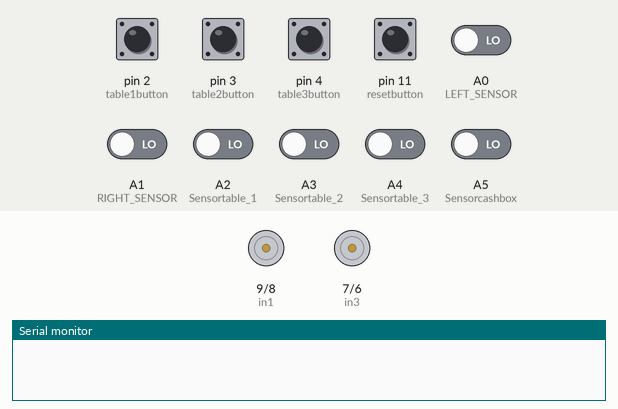
This sketch was run on a simulated Arduino Uno, built with avr-gcc and run on an emulated ATmega328P. On the bench: motor-driver pin pairs drawn as motors (green arrow = first pin HIGH = forward, orange = second pin HIGH = backward, longer = more drive, scaled by the enable pin), the last lines printed to the serial monitor. The test bench sets the inputs (shaded band); at power-on: pin 2 (table1button), pin 3 (table2button), pin 4 (table3button), pin 11 (resetbutton) HIGH, A0 (LEFT_SENSOR), A1 (RIGHT_SENSOR), A2 (Sensortable_1), A3 (Sensortable_2), A4 (Sensortable_3), A5 (Sensorcashbox) LOW.

Above: at 1.2 s.
1.3 s: pin 2 (table1button) pulled LOW for 0.15 s
3.2 s: A0 (LEFT_SENSOR) driven HIGH
At 3.5 s:
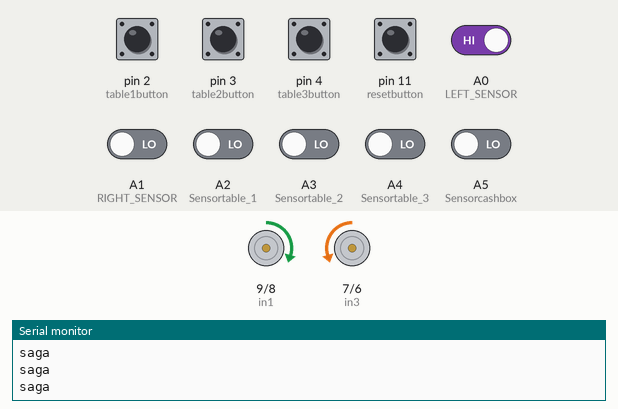
4.7 s: A1 (RIGHT_SENSOR) driven HIGH
At 5.8 s:
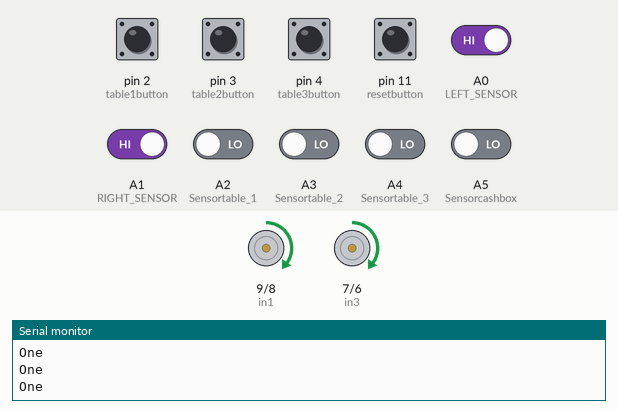
6.2 s: A2 (Sensortable_1) driven HIGH
At 6.8 s:
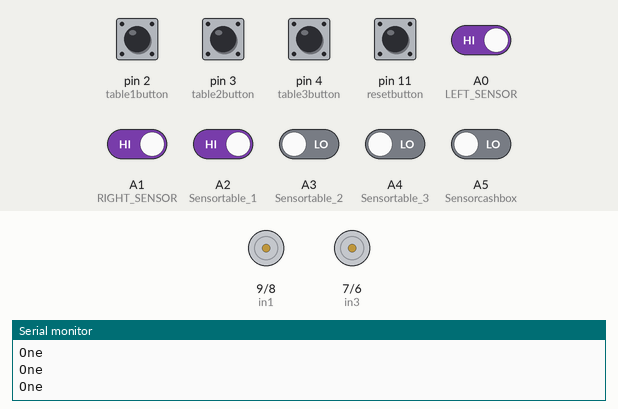
7.7 s: A2 (Sensortable_1) driven LOW
At 9.0 s:
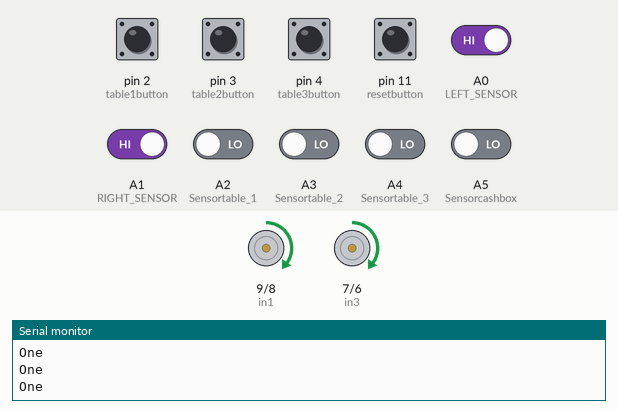
10.7 s: A0 (LEFT_SENSOR) driven LOW
At 11.5 s:
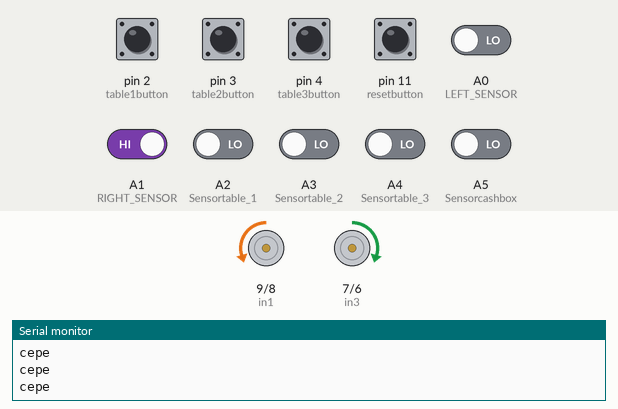
Timing chart, 0 to 13.2 s (numbered marks = the images above; inputs shaded):
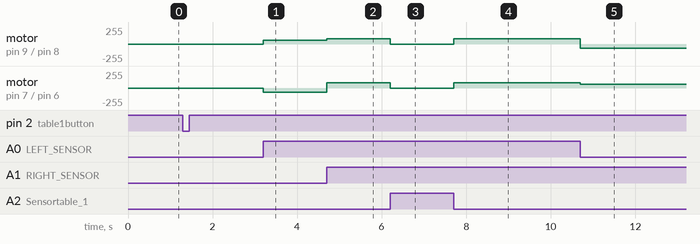

Measured:
- after the input at 3.2 s, motor on pin 9 (in1) / pin 8 (in2): stopped → forward 60/255 at once; motor on pin 7 (in3) / pin 6 (in4): stopped → backward 60/255 at once
- after the input at 4.7 s, motor on pin 9 (in1) / pin 8 (in2): forward 60/255 → forward 80/255 at once; motor on pin 7 (in3) / pin 6 (in4): backward 60/255 → forward 80/255 at once
- after the input at 6.2 s, motor on pin 9 (in1) / pin 8 (in2), motor on pin 7 (in3) / pin 6 (in4): forward 80/255 → stopped at once
- after the input at 7.7 s, motor on pin 9 (in1) / pin 8 (in2), motor on pin 7 (in3) / pin 6 (in4): stopped → forward 80/255 at once
- after the input at 10.7 s, motor on pin 9 (in1) / pin 8 (in2): forward 80/255 → backward 60/255 at once; motor on pin 7 (in3) / pin 6 (in4): forward 80/255 → forward 60/255 at once

The sketch:

line_follower_2_car.ino
```cpp
#define in1 9
#define in2 8
#define in3 7
#define in4 6
#define enA 10
#define enB 5

int M1_Speed = 80; // speed of motor 1
int M2_Speed = 80; // speed of motor 2
int LeftRotationSpeed = 60;  // Left Rotation Speed
int RightRotationSpeed = 60; // Right Rotation Speed


int LEFT_SENSOR = A0;
int RIGHT_SENSOR = A1;
int Sensortable_1 = A2;
int Sensortable_2 = A3;
int Sensortable_3 = A4;
int Sensorcashbox = A5;
int table1button = 2;
int table2button = 3;
int table3button = 4;
int resetbutton = 11;
String setted_table = "0";


void setup() {
  pinMode(in1, OUTPUT);
  pinMode(in2, OUTPUT);
  pinMode(in3, OUTPUT);
  pinMode(in4, OUTPUT);
  pinMode(enA, OUTPUT);
  pinMode(enB, OUTPUT);


  pinMode(LEFT_SENSOR, INPUT);
  pinMode(RIGHT_SENSOR, INPUT);
  pinMode(Sensortable_1, INPUT);
  pinMode(Sensortable_2, INPUT);
  pinMode(Sensortable_3, INPUT);
  pinMode(Sensorcashbox, INPUT);

  pinMode(table1button, INPUT_PULLUP);
  pinMode(table2button, INPUT_PULLUP);
  pinMode(table3button, INPUT_PULLUP);
  pinMode(resetbutton, INPUT_PULLUP);


  Serial.begin(9600);
}

void loop() {

  int LEFT_SENSOR_state = digitalRead(LEFT_SENSOR);
  int RIGHT_SENSOR_state = digitalRead(RIGHT_SENSOR);
  int Sensortable_1_state = digitalRead(Sensortable_1);
  int Sensortable_2_state = digitalRead(Sensortable_2);
  int Sensortable_3_state = digitalRead(Sensortable_3);
  int Sensorcashbox_state = digitalRead(Sensorcashbox);
  int table1button_state = digitalRead(table1button);
  int table2button_state = digitalRead(table2button);
  int table3button_state = digitalRead(table3button);
  int resetbutton_state = digitalRead(resetbutton);


  // basic riding:
  if (setted_table != "0"){
	  if (RIGHT_SENSOR_state == 1 && LEFT_SENSOR_state == 1 && Sensortable_1_state == 0 && Sensortable_2_state == 0 && Sensortable_3_state == 0  && Sensorcashbox_state ==0) {
	    forward(); //FORWARD
	    Serial.println("One");
	  }

	  else if (RIGHT_SENSOR_state == 0 && LEFT_SENSOR_state == 1 && Sensortable_1_state == 0 && Sensortable_2_state == 0 && Sensortable_3_state == 0  && Sensorcashbox_state ==0) {
	    left(); //Move Right
	    Serial.println("saga");
	  }

	  else if (RIGHT_SENSOR_state == 1 && LEFT_SENSOR_state == 0 && Sensortable_1_state == 0 && Sensortable_2_state == 0 && Sensortable_3_state == 0  && Sensorcashbox_state ==0) {
	    right();  //Move Left
	    Serial.println("cepe");
	  }

	  else if (RIGHT_SENSOR_state == 0 && LEFT_SENSOR_state == 0 && Sensortable_1_state == 0 && Sensortable_2_state == 0 && Sensortable_3_state == 0  && Sensorcashbox_state ==0) {
	    Stop();  //STOP
	    Serial.println("saklan");
	  }
  }


  if (Sensortable_1_state == 1 && setted_table == "1") {
    Stop();
  }
  else if (Sensortable_2_state == 1 && setted_table == "2") {
    Stop();
  }
  else if (Sensortable_3_state == 1 && setted_table == "3") {
    Stop();
  }
  else if (Sensorcashbox_state == 1 && setted_table == "reset") {}


  // Setting table states:
  if (table1button_state == 0) {
  	setted_table = "1";
  }
  else if (table2button_state == 0) {
  	setted_table = "2";
  }
  else if (table3button_state == 0) {
  	setted_table = "3";
  }
  else if (resetbutton_state == 0) {
  	setted_table = "reset";
  }

}

void forward()
{
  digitalWrite(in1, HIGH);
  digitalWrite(in2, LOW);
  digitalWrite(in3, HIGH);
  digitalWrite(in4, LOW);

  analogWrite(enA, M1_Speed);
  analogWrite(enB, M2_Speed);
}

void right()
{
  digitalWrite(in1, LOW);
  digitalWrite(in2, HIGH);
  digitalWrite(in3, HIGH);
  digitalWrite(in4, LOW);

  analogWrite(enA, LeftRotationSpeed);
  analogWrite(enB, RightRotationSpeed);
}

void left()
{
  digitalWrite(in1, HIGH);
  digitalWrite(in2, LOW);
  digitalWrite(in3, LOW);
  digitalWrite(in4, HIGH);

  analogWrite(enA, LeftRotationSpeed);
  analogWrite(enB, RightRotationSpeed);
}

void Stop()
{
  digitalWrite(in1, LOW);
  digitalWrite(in2, LOW);
  digitalWrite(in3, LOW);
  digitalWrite(in4, LOW);
}
```
